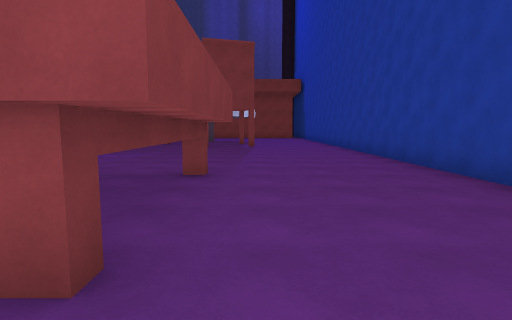
[1] (above)

24 first-person views from a walk through a 3-D level made in the Unity game engine. The camera is 1.5 m above the floor, tilts 6° down and sees 80° across. The floor is counted in squares, 2 m on a side. Each view is taken from the middle of a square. On the plan, view 1 faces up. The plan holds only what a view shows up to about 10 squares ahead; the rest is blank. The place goes on beyond the plan. The player character is not drawn.

[2]
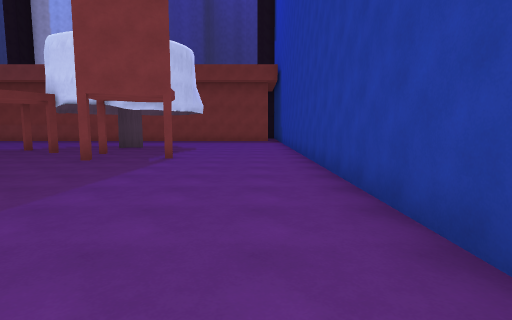

[3]
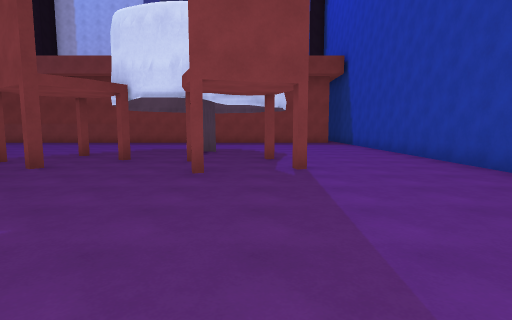

[4]
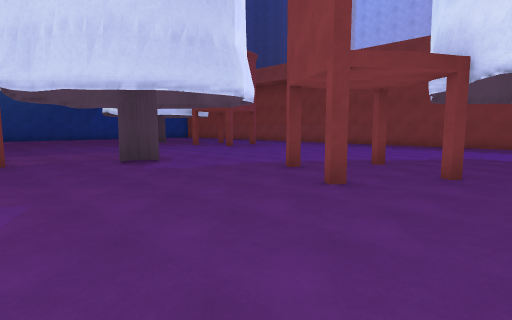

[5]
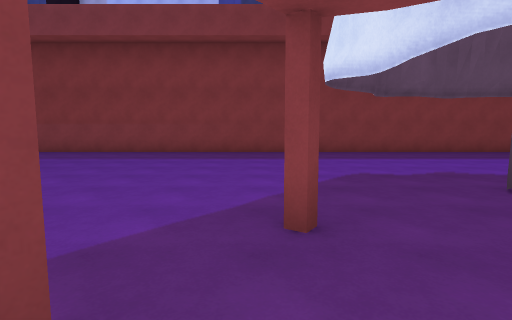

[6]
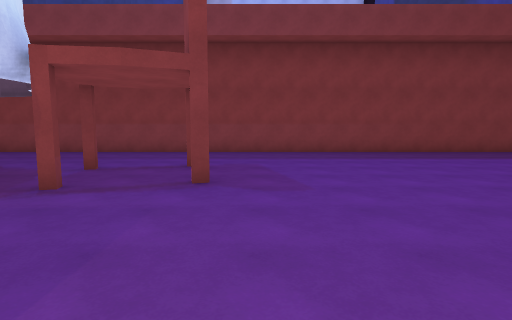

[7]
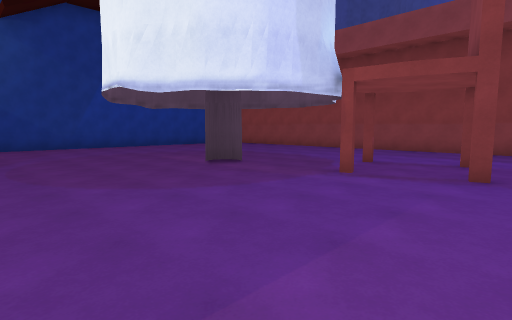

[8]
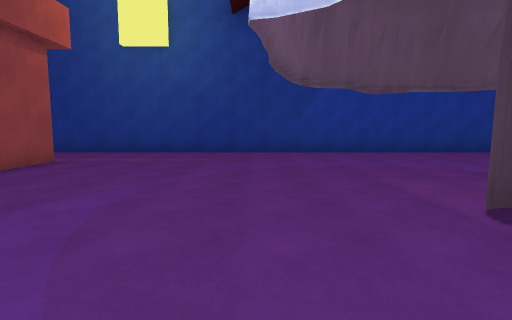

[9]
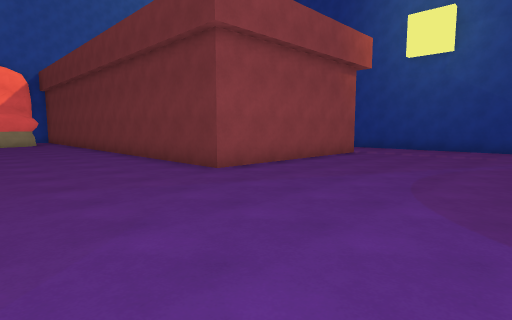

[10]
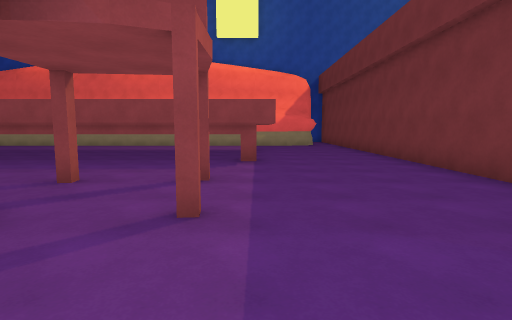

[11]
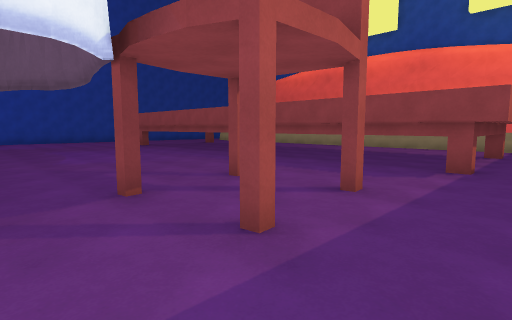

[12]
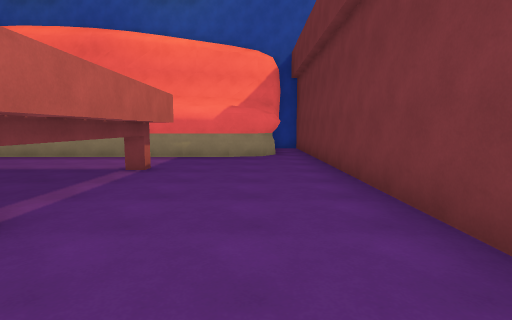

[13]
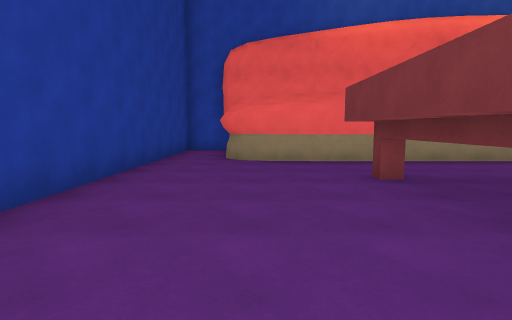

[14]
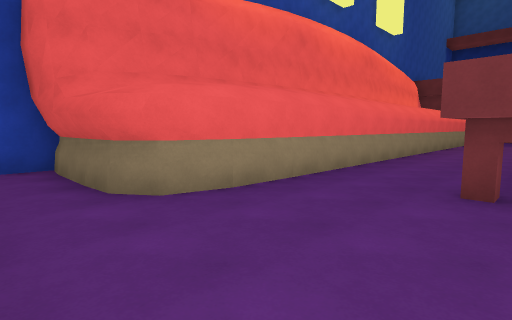

[15]
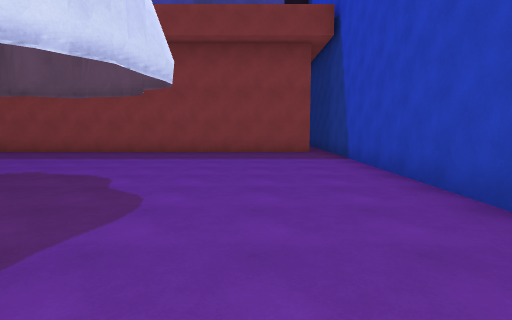

[16]
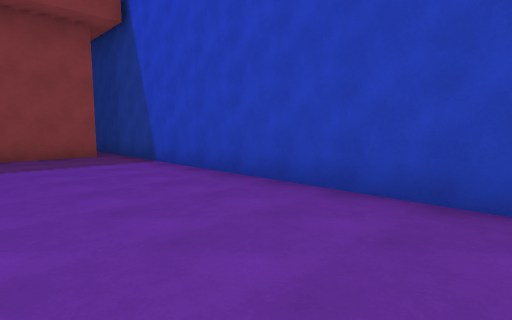

[17]
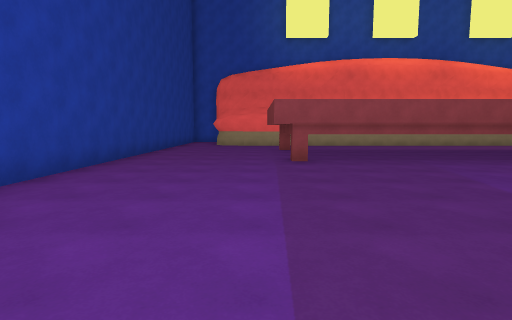

[18]
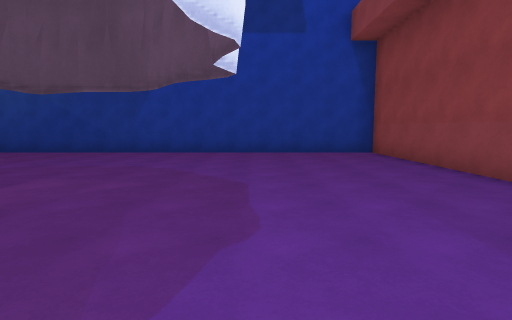

[19]
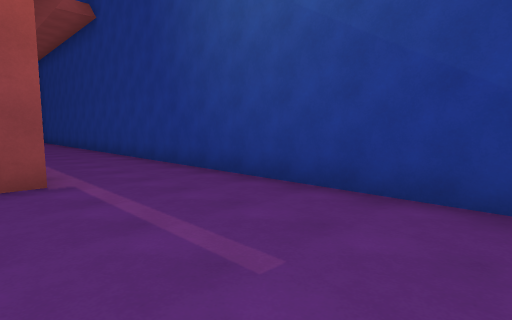

[20]
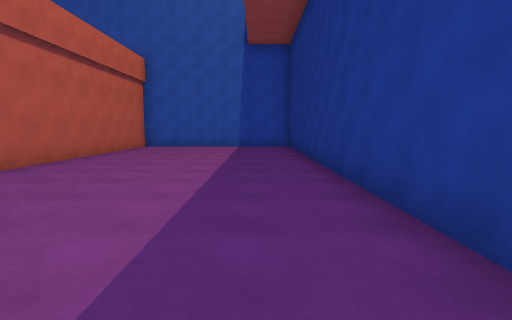

[21]
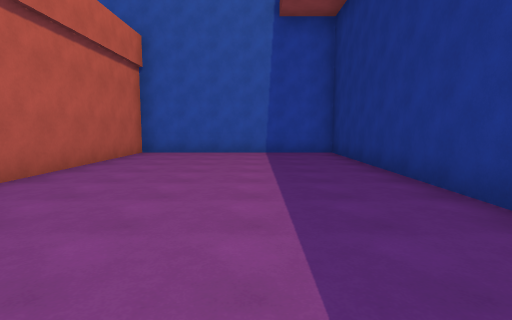

[22]
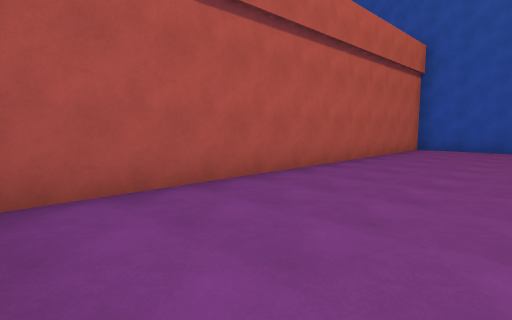

[23]
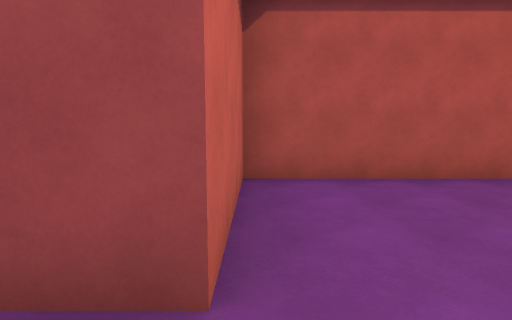

[24]
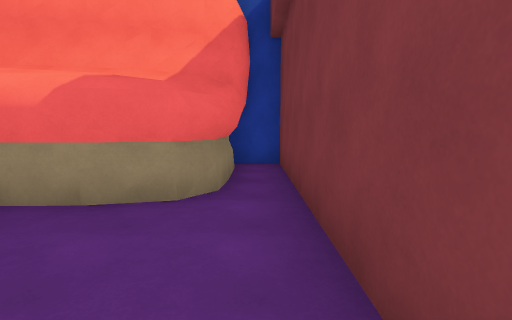

### Floor plan
Key: @ floor where view 1 was taken; # wall or solid block; . floor.
Columns run from 25 left of view 1 to 4 right of it. Each row starts with its distance up from view 1.
 25                              #
 24                             .#
 23 ############################.#
 22 #............................#
 21 #............................#
 20 #............................#
 19 #...........#................#
 18 #............................#
 17 #...........#................#
 16 #.......#.............#......#
 15 #..................#.........#
 14 #.................#..#.......#
 13 #...................#....#...#
 12 #..............#.......#.....#
 11 #............................#
 10 #.............#..............#
  9 #...#####....................#
  8 #...#####......#.............#
  7 #......##....................#
  6 #......##....................#
  5 #......##...#############....#
  4 #......##...#           #....#
  3 #......##...#           #....#
  2 #......##...#           #....#
  1 #......##....................#
  0 #......##................@...#
 -1 #......##.#################..#
 -2 #......##.#               ##.#
 -3 #......##.#               ##.#
 -4 #......##.#               #..#
 -5 ###########               ##

Positions as (right, up) in squares from view 1, and headings:
1: (0, 0), facing up
2: (2, 5), facing up
3: (-1, 7), facing up
4: (-3, 9), facing up-left
5: (-6, 13), facing up
6: (-12, 13), facing up
7: (-12, 12), facing up-left
8: (-15, 14), facing left
9: (-13, 14), facing down-left
10: (-13, 12), facing down
11: (-14, 11), facing down-right
12: (-15, 7), facing down
13: (1, 6), facing down
14: (3, 2), facing down-left
15: (1, 13), facing up
16: (0, 14), facing up-right
17: (0, 12), facing down
18: (-15, 19), facing left
19: (-21, 14), facing down-left
20: (-23, 8), facing down
21: (-22, 5), facing down
22: (-22, 7), facing down-right
23: (-23, 7), facing right
24: (-16, 2), facing down
